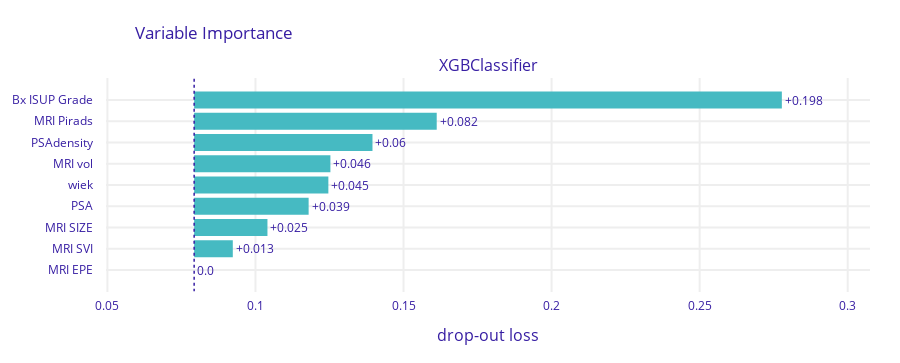

The cell this chart's notebook holds for it:
### Code cell
X = df[numerical_cols + categorical_cols]
y = df['is_upgraded']

param_grid = {
    'classifier__learning_rate': [0.05, 0.1, 0.2],
    'classifier__n_estimators': [200, 400, 800],
    'classifier__max_depth': [3, 6, 9],
    'classifier__subsample': [0.8, 0.9, 1.0],
    'classifier__colsample_bytree': [0.8, 0.9, 1.0],
    'classifier__gamma': [0, 0.1, 0.2]
}

model = XGBClassifier(random_state=2)

y_true, y_pred, y_pred_probs, false_positive_rate, true_positive_rate, total_roc_auc, trained_model, best_params = train_and_evaluate_model(model, X, y, numerical_cols, categorical_cols, n_folds=5, tune_params=True, param_grid=param_grid, tuning_scoring='neg_brier_score', tuning_test_size=0.2)
untrained_model = model.set_params(**best_params)

plot_roc(false_positive_rate, true_positive_rate, total_roc_auc)
plot_confusion_matrix(y_true, y_pred)
plot_feature_importances(trained_model, X, y)
plot_discrimination_threshold(untrained_model, X, y)

### Figure 1 — Plotly figure (JSON) as saved in the notebook; plotly's stock layout.template omitted (floating-point values rounded to 4 significant figures)
{"data": [{"base": 0.0793, "hoverinfo": "text", "hoverlabel": {"bgcolor": "rgba(0,0,0,0.8)"}, "hovertext": ["Model: XGBClassifier loss after<br>variable: Bx ISUP Grade is permuted: 0.278<br>Drop-out loss change: +0.198", "Model: XGBClassifier loss after<br>variable: MRI Pirads is permuted: 0.161<br>Drop-out loss change: +0.082", "Model: XGBClassifier loss after<br>variable: PSAdensity is permuted: 0.14<br>Drop-out loss change: +0.06", "Model: XGBClassifier loss after<br>variable: MRI vol is permuted: 0.125<br>Drop-out loss change: +0.046", "Model: XGBClassifier loss after<br>variable: wiek is permuted: 0.125<br>Drop-out loss change: +0.045", "Model: XGBClassifier loss after<br>variable: PSA is permuted: 0.118<br>Drop-out loss change: +0.039", "Model: XGBClassifier loss after<br>variable: MRI SIZE is permuted: 0.104<br>Drop-out loss change: +0.025", "Model: XGBClassifier loss after<br>variable: MRI SVI is permuted: 0.092<br>Drop-out loss change: +0.013", "Model: XGBClassifier loss after<br>variable: MRI EPE is permuted: 0.079<br>Drop-out loss change: -0.0"], "marker": {"color": "#46bac2"}, "orientation": "h", "showlegend": false, "text": ["+0.198", "+0.082", "+0.06", "+0.046", "+0.045", "+0.039", "+0.025", "+0.013", "0.0"], "textposition": "outside", "type": "bar", "x": [0.1985, 0.08192, 0.06022, 0.04601, 0.04532, 0.03866, 0.02475, 0.01305, 0], "xaxis": "x", "y": ["Bx ISUP Grade", "MRI Pirads", "PSAdensity", "MRI vol", "wiek", "PSA", "MRI SIZE", "MRI SVI", "MRI EPE"], "yaxis": "y"}], "layout": {"annotations": [{"font": {"size": 16}, "showarrow": false, "text": "XGBClassifier", "x": 0.5, "xanchor": "center", "xref": "paper", "y": 1, "yanchor": "bottom", "yref": "paper"}, {"font": {"size": 16}, "showarrow": false, "text": "drop-out loss", "x": 0.5, "xanchor": "center", "xref": "paper", "y": 0, "yanchor": "top", "yref": "paper", "yshift": -30}], "font": {"color": "#371ea3"}, "height": 363, "margin": {"b": 71, "r": 30, "t": 78}, "shapes": [{"line": {"color": "#371ea3", "dash": "dot", "width": 1.5}, "type": "line", "x0": 0.0793, "x1": 0.0793, "xref": "x", "y0": -1, "y1": 9, "yref": "y"}], "title": {"text": "Variable Importance", "x": 0.15}, "xaxis": {"anchor": "y", "automargin": true, "domain": [0, 1], "fixedrange": true, "gridwidth": 2, "range": [0.04953, 0.3075], "tickcolor": "white", "ticklen": 3, "ticks": "outside", "type": "linear", "zeroline": false}, "yaxis": {"anchor": "x", "automargin": true, "autorange": "reversed", "domain": [0, 1], "fixedrange": true, "gridwidth": 2, "tickcolor": "white", "ticklen": 10, "ticks": "outside", "type": "category"}}}
